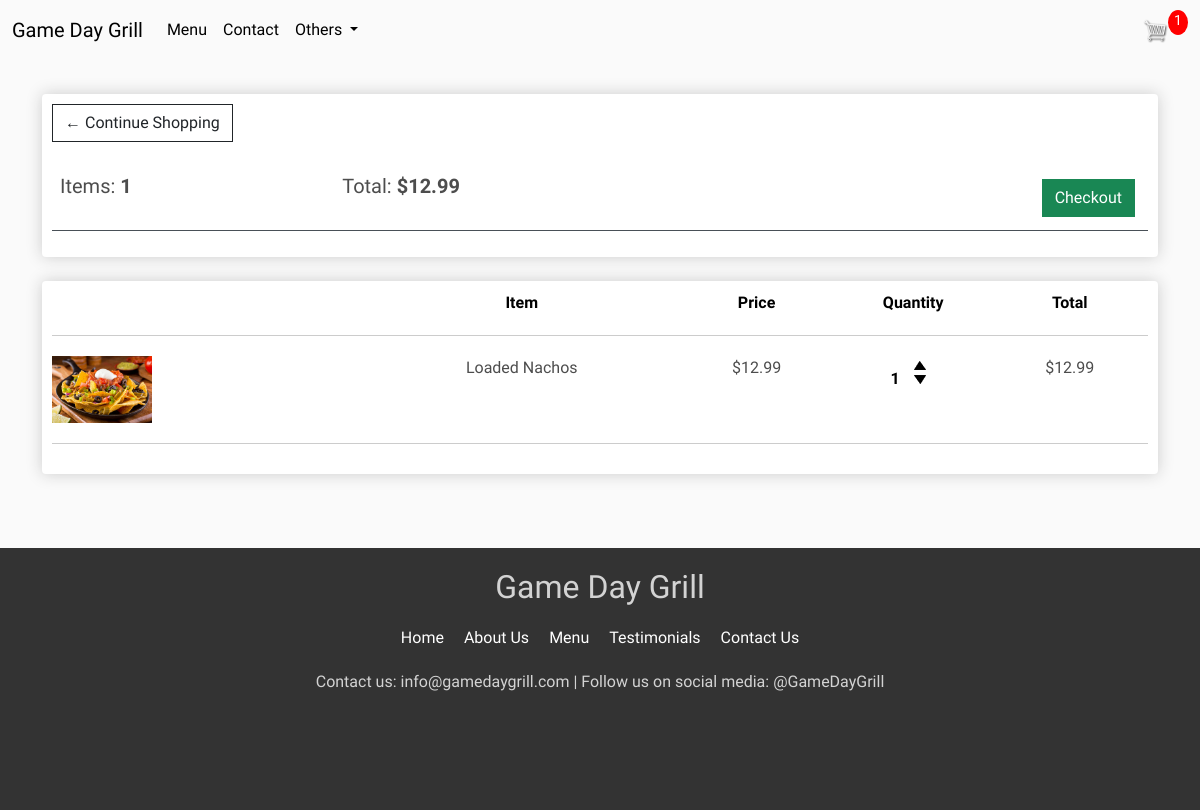
The page /cart/ (signed in) on the database as committed earlier.
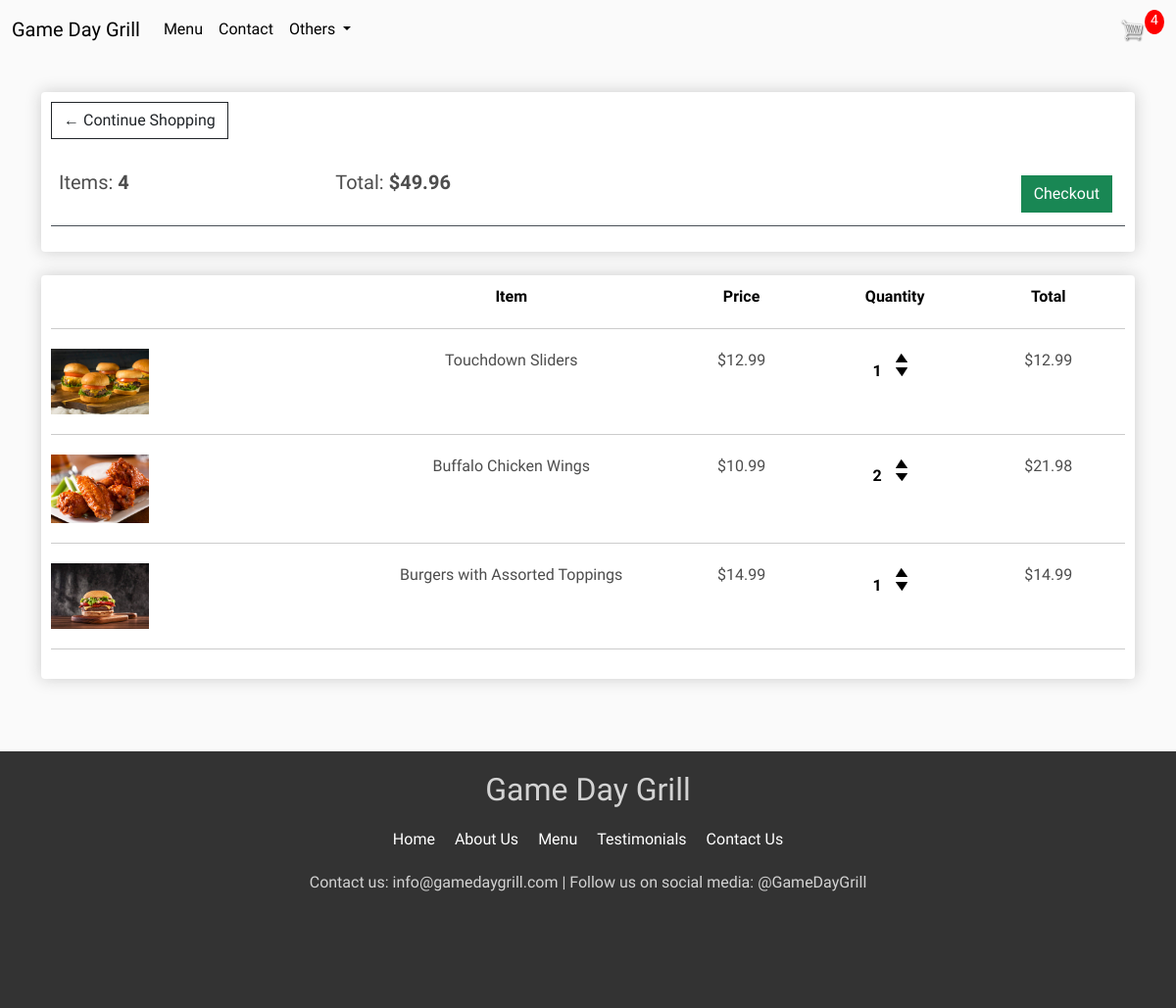
The same page on the database as committed later.
### store/models.py (models this page shows, shortened)
class Order(models.Model):
    customer = models.ForeignKey(Customer, on_delete=models.SET_NULL, blank=True, null=True)
    date_ordered = models.DateTimeField(auto_now_add=True)
    complete = models.BooleanField(default=False)
    transaction_id = models.CharField(max_length=100, null=True)
    @property
    def get_cart_total(self):
        orderitems = self.orderitem_set.all()
        total = sum([item.get_total for item in orderitems])
        return total
    @property
    def get_cart_items(self):
        orderitems = self.orderitem_set.all()
        total = sum([item.quantity for item in orderitems])
        return total

class OrderItem(models.Model):
    product = models.ForeignKey(Product, on_delete=models.SET_NULL, blank=True, null=True)
    order = models.ForeignKey(Order, on_delete=models.SET_NULL, null=True)
    quantity = models.IntegerField(default=0, null=True, blank=True)
    date_added = models.DateTimeField(auto_now_add=True)
    @property
    def get_total(self):
        total = self.product.price * self.quantity
        return total

class Product(models.Model):
    name = models.CharField(max_length=100, null=True)
    price = models.DecimalField(max_digits=7, decimal_places=2)
    type = models.CharField(max_length=2, choices=PRODUCT_TYPES, null=True)
    image = models.ImageField(null=True, blank=True)
    description = models.CharField(max_length=1000, null=True, blank=True)
    @property
    def imageURL(self):
        try:
            url = self.image.url
        except:
            url = ''
        return url

### store/views.py (the view)
# urls.py: path('cart/', views.cart, name='cart'),
def cart(request):
    data = cartData(request)
    cartItems = data['cartItems']
    order = data['order']
    items = data['items']
    context = {'items': items, 'order': order, 'cartItems': cartItems}
    return render(request, 'store/cart.html', context)

### store/utils.py (called while the page is built)
def cartData(request):
    if request.user.is_authenticated:
        customer = request.user.customer
        order, created = Order.objects.get_or_create(customer=customer, complete=False)
        items = order.orderitem_set.all()
        cartItems = order.get_cart_items
    else:
        cookieData = cookieCart(request)
        cartItems = cookieData['cartItems']
        order = cookieData['order']
        items = cookieData['items']
    return {'cartItems':cartItems, 'order':order, 'items':items}

### store/templates/store/cart.html (shortened to what this page needs)
{% extends 'store/main.html' %}
{% load static %}
{% block center %}
	<div class="row">
		<div class="col-lg-12">
			<div class="box-element">
				<a  class="btn btn-outline-dark" href="{% url 'store' %}">&#x2190; Continue Shopping</a>
				<br>
				<br>
				<table class="table">
					<tr>
						<th><h5>Items: <strong>{{ order.get_cart_items }}</strong></h5></th>
						<th><h5>Total:<strong> ${{ order.get_cart_total }}</strong></h5></th>
						<th>
							<a  style="float:right; margin:5px;" class="btn btn-success" href="{% url 'checkout' %}">Checkout</a>
						</th>
					</tr>
				</table>
			</div>
			<br>
			<div class="box-element">
				<div class="cart-row">
					<div style="flex:2"></div>
					<div style="flex:2; color: black; text-align: center;"><strong>Item</strong></div>
					<div style="flex:1; color: black; text-align: center;"><strong>Price</strong></div>
					<div style="flex:1; color: black; text-align: center;"><strong>Quantity</strong></div>
					<div style="flex:1; color: black; text-align: center;"><strong>Total</strong></div>
				</div>
				{% for item in items %}
					<div class="cart-row">
						<div style="flex:2"><img class="row-image" src="{{ item.product.imageURL }}"></div>
						<div style="flex:2; text-align: center;"><p>{{ item.product.name }}</p></div>
						<div style="flex:1; color: black;"><p>${{ item.product.price|floatformat:2 }}</p></div>
						<div style="flex:1; text-align: center;">
							<p class="quantity" style="color: black;">{{ item.quantity }}</p>
							<div class="quantity">
								<img data-product="{{ item.product.id }}" data-action="add" class="chg-quantity update-cart" src="{% static  'images/arrow-up.png' %}">
								<img data-product="{{ item.product.id }}" data-action="remove" class="chg-quantity update-cart" src="{% static  'images/arrow-down.png' %}">
							</div>
						</div>
						<div style="flex:1; color: black;"><p>${{ item.get_total }}</p></div>
					</div>
				{% endfor %}
			</div>
		</div>
	</div>
{% endblock center %}

Rows that differ between the two databases and show on the page:
removed OrderItem: product.imageURL (picture), product.name "Loaded Nachos", product.price "12.99", quantity "1", get_total "12.99"
changed Order: get_cart_items "1" → "4"; get_cart_total "12.99" → "49.96"
added OrderItem: product.imageURL (picture), product.name "Touchdown Sliders", product.price "12.99", quantity "1", get_total "12.99"
added OrderItem: product.imageURL (picture), product.name "Buffalo Chicken Wings", product.price "10.99", quantity "2", get_total "21.98"
added OrderItem: product.imageURL (picture), product.name "Burgers with Assorted Toppings", product.price "14.99", quantity "1", get_total "14.99"
Other text that changed with them:
{{ cartItems }}: "1" → "4"
